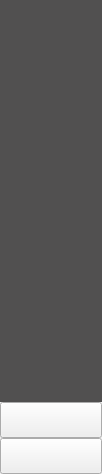
<?xml version="1.0" encoding="UTF-8"?>
<ui version="4.0">
 <class>BCSGoodsSmallCategoryWidget</class>
 <widget class="QWidget" name="BCSGoodsSmallCategoryWidget">
  <property name="geometry">
   <rect>
    <x>0</x>
    <y>0</y>
    <width>102</width>
    <height>474</height>
   </rect>
  </property>
  <property name="windowTitle">
   <string>Form</string>
  </property>
  <layout class="QVBoxLayout" name="verticalLayout">
   <property name="spacing">
    <number>0</number>
   </property>
   <property name="leftMargin">
    <number>0</number>
   </property>
   <property name="topMargin">
    <number>0</number>
   </property>
   <property name="rightMargin">
    <number>0</number>
   </property>
   <property name="bottomMargin">
    <number>0</number>
   </property>
   <item>
    <widget class="OrderCategorySmallListView" name="listView">
     <property name="styleSheet">
      <string notr="true">QListView{
border:none;
background-color: rgb(81, 80, 80);
}</string>
     </property>
    </widget>
   </item>
   <item>
    <widget class="QPushButton" name="lastPageButton">
     <property name="minimumSize">
      <size>
       <width>0</width>
       <height>36</height>
      </size>
     </property>
     <property name="maximumSize">
      <size>
       <width>16777215</width>
       <height>36</height>
      </size>
     </property>
     <property name="styleSheet">
      <string notr="true">QPushButton{
border-image: url(:/orderGoodsImage/changePageUp.png);
}

QPushButton:pressed{
border-image: url(:/orderGoodsImage/changePageUp_press.png);
}</string>
     </property>
     <property name="text">
      <string/>
     </property>
    </widget>
   </item>
   <item>
    <widget class="QPushButton" name="nextPageButton">
     <property name="minimumSize">
      <size>
       <width>0</width>
       <height>36</height>
      </size>
     </property>
     <property name="maximumSize">
      <size>
       <width>16777215</width>
       <height>36</height>
      </size>
     </property>
     <property name="styleSheet">
      <string notr="true">QPushButton{
border-image: url(:/orderGoodsImage/changePage.png);
}

QPushButton:pressed{
border-image: url(:/orderGoodsImage/changePage_press.png);
}</string>
     </property>
     <property name="text">
      <string/>
     </property>
    </widget>
   </item>
  </layout>
 </widget>
 <customwidgets>
  <customwidget>
   <class>OrderCategorySmallListView</class>
   <extends>QListView</extends>
   <header>OrderCategorySmallListView.h</header>
  </customwidget>
 </customwidgets>
 <resources/>
 <connections/>
</ui>
